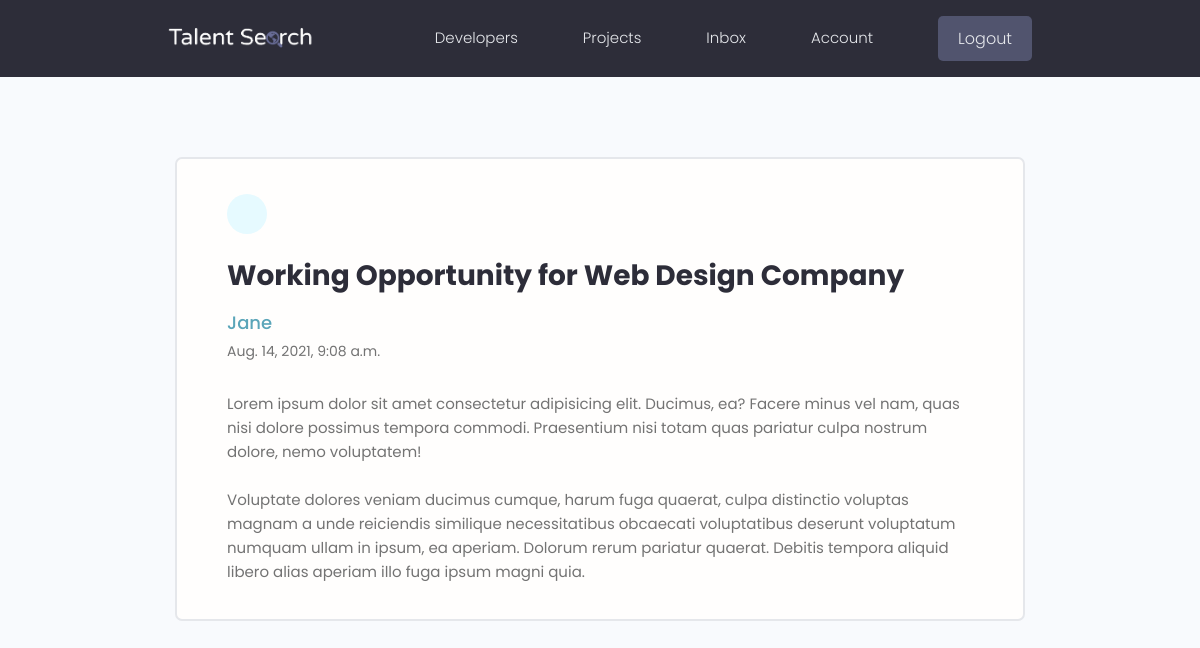
The page /message/4adc9511-5643-4e21-a854-ee4b2d5a5585/ (signed in) on the database its author committed.
### users/models.py (models this page shows, shortened)
class Message(models.Model):
    sender = models.ForeignKey(Profile, on_delete=models.SET_NULL, null=True, blank=True)
    recipient = models.ForeignKey(Profile, on_delete=models.SET_NULL, null=True, blank=True, related_name="messages")
    name = models.CharField(max_length=200, null=True, blank=True)
    email = models.EmailField(max_length=200, null=True, blank=True)
    subject = models.CharField(max_length=200, null=True, blank=True)
    body = models.TextField()
    is_read = models.BooleanField(default=False, null=True)
    created = models.DateTimeField(auto_now_add=True)
    id = models.UUIDField(default=uuid.uuid4, unique=True, primary_key=True, editable=False)
    class Meta:
        ordering = ['is_read', '-created']

### users/views.py (the view)
# urls.py: path('message/<str:pk>/', views.viewMessage, name="message"),
@login_required(login_url='login')
def viewMessage(request, pk):
    profile = request.user.profile
    message = profile.messages.get(id=pk)
    if message.is_read == False:
        message.is_read = True
        message.save()
    context = {'profile': profile, 'message': message}
    return render(request, 'users/message.html', context)

### users/templates/users/message.html (shortened to what this page needs)
{% extends 'main.html' %}
{% block content %}
<main class="messagePage my-xl">
  <div class="content-box">
    <div class="message">
      <a class="backButton" href="{% url 'inbox' %}"></a>
      <h2 class="message__subject">{{message.subject}}</h4>
        {% if message.sender %}
        <a href="{% url 'user-profile' message.sender.id %}" class="message__author">{{message.name}}</a>
        {% else %}
        <p class="message__author">{{message.name}}</p>
        {% endif %}
        <p class="message__date">{{message.created}}</p>
        <div class="message__body">{{message.body|linebreaksbr}}</div>
    </div>
  </div>
</main>
{% endblock content %}

### static/styles/app.css (style rules this page uses)
:root { --color-sub: #2d2d39; }
.content-box { width: 95%; max-width: 85rem; margin: 0 auto; }
.message { padding: 2.5rem 0; }
.message > a { display: flex; gap: 1rem; }
.message__author, .message__date { flex-basis: 25%; }
.message__subject { flex-basis: 50%; }
.message__date { text-align: right; }
.messagePage .message { list-style: none; background: var(--color-white); padding: 3.5rem 5rem; border: 2px solid var(--color-light); border-radius: 0.7rem; }
.messagePage .message__subject { font-size: 2.8rem; color: var(--color-sub); margin-bottom: 1rem; margin-top: 2rem; }
.messagePage .message__author { font-size: 1.8rem; font-weight: 500; }
.messagePage .message__date { font-size: 1.4rem; font-weight: 400; text-align: left; margin-bottom: 3rem; }
.backButton { background: var(--color-main-light); color: var(--color-main); width: 4rem; height: 4rem; display: flex; align-items: center; justify-content: center; border-radius: 50%; }

### static/uikit/styles/modules/_variables.css (style rules this page uses)
:root { --color-main: #5aa5b9; --color-main-light: #e6faff; --color-sub: #3f4156; --color-sub-light: #51546e; --color-sub-lighter: #ededfd; --color-text: #737373; --color-gray: #8b8b8b; --color-light: #e5e7eb; --color-light-gray: #767676; --color-bg: #f8fafd; --color-white: #fffefd; --color-white-light: #f3f3f3; --color-success: #359e64; --color-success-bg: #def8e8; --color-error: #fc4b0b; --color-error-bg: #fff2ee; --font-base: 'Poppins', arial, helvetica, 'Segoe UI', roboto, ubuntu, sans-serif; --font-monospace: 'Fira Code', 'Courier New', courier, monospace; --font-regular: 300; --font-medium: 500; --font-bold: 700; --generic-shadow: 1px 1px 5px #00000010; --generic-transition: all 0.3s ease-in-out; }

### static/uikit/styles/modules/_base.css (style rules this page uses)
* { margin: 0; padding: 0; box-sizing: border-box; text-rendering: optimizeLegibility; color: inherit; font-size: inherit; }
html { font-size: 50%; }
@media only screen and (min-width: 480px) { html { font-size: 56.25%; } }
@media only screen and (min-width: 1200px) { html { font-size: 62.5%; } }
body { line-height: 1.6; font-weight: 400; font-size: 1.5rem; color: var(--color-text); background-color: var(--color-bg); min-height: 100vh; }

### static/uikit/styles/modules/_typography.css (style rules this page uses)
* { font-family: var(--font-base); }
h2 { font-size: 3.6rem; font-weight: var(--font-bold); }
p, span, strong { font-size: 1.6rem; color: var(--color-text); font-weight: var(--font-regular); }
a { padding-bottom: 2px; text-decoration: none; display: inline-block; color: var(--color-main); font-weight: var(--font-medium); }

### static/uikit/styles/modules/_utilities.css (style rules this page uses)
.my-xl { margin: 8rem auto; }

### rows shown on the page
Message: subject "Working Opportunity for Web Design Company", name "Jane", created "Aug. 14, 2021, 9:08 a.m.", body "Lorem ipsum dolor sit amet consectetur adipisicing elit. Ducimus, ea? Facere minus vel nam, quas nisi dolore possimus tempora commodi. Praesentium nisi totam quas pariatur culpa nostrum dolore, nemo voluptatem! Voluptate dolores veniam ducimus cumque, harum fuga quaerat, culpa distinctio voluptas magnam a unde reiciendis similique necessitatibus obcaecati voluptatibus deserunt voluptatum numquam ullam in ipsum, ea aperiam. Dolorum rerum pariatur quaerat. Debitis tempora aliquid libero alias aperiam illo fuga ipsum magni quia."
